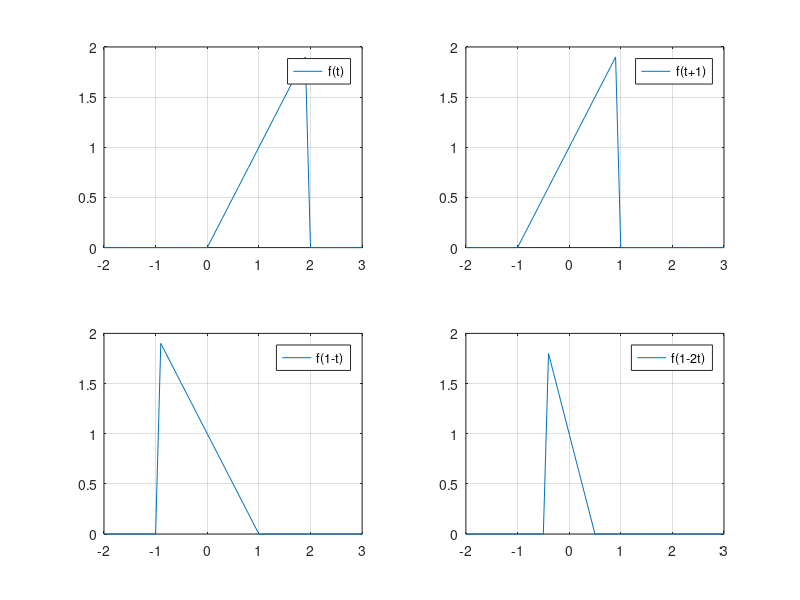

Source code (MATLAB):
clc;
clear;
u=@(t)double(t>=0);
t=-2:0.1:3;
f1=t.*(u(t)-u(t-2));
f2=(t+1).*(u(t+1)-u(t-1));
f3=(1-t).*(u(1-t)-u(-1-t));
f4=(1-2*t).*(u(1-2*t)-u(-1-2*t));
subplot(2,2,4);
plot(t,f4,'DisplayName','f(1-2t)');
grid on;
legend('show');
subplot(2,2,3);
plot(t,f3,'DisplayName','f(1-t)');
grid on;
legend('show');
subplot(2,2,2);
plot(t,f2,'DisplayName','f(t+1)');
grid on;
legend('show');
subplot(2,2,1);
plot(t,f1,'DisplayName','f(t)');
grid on;
legend('show');